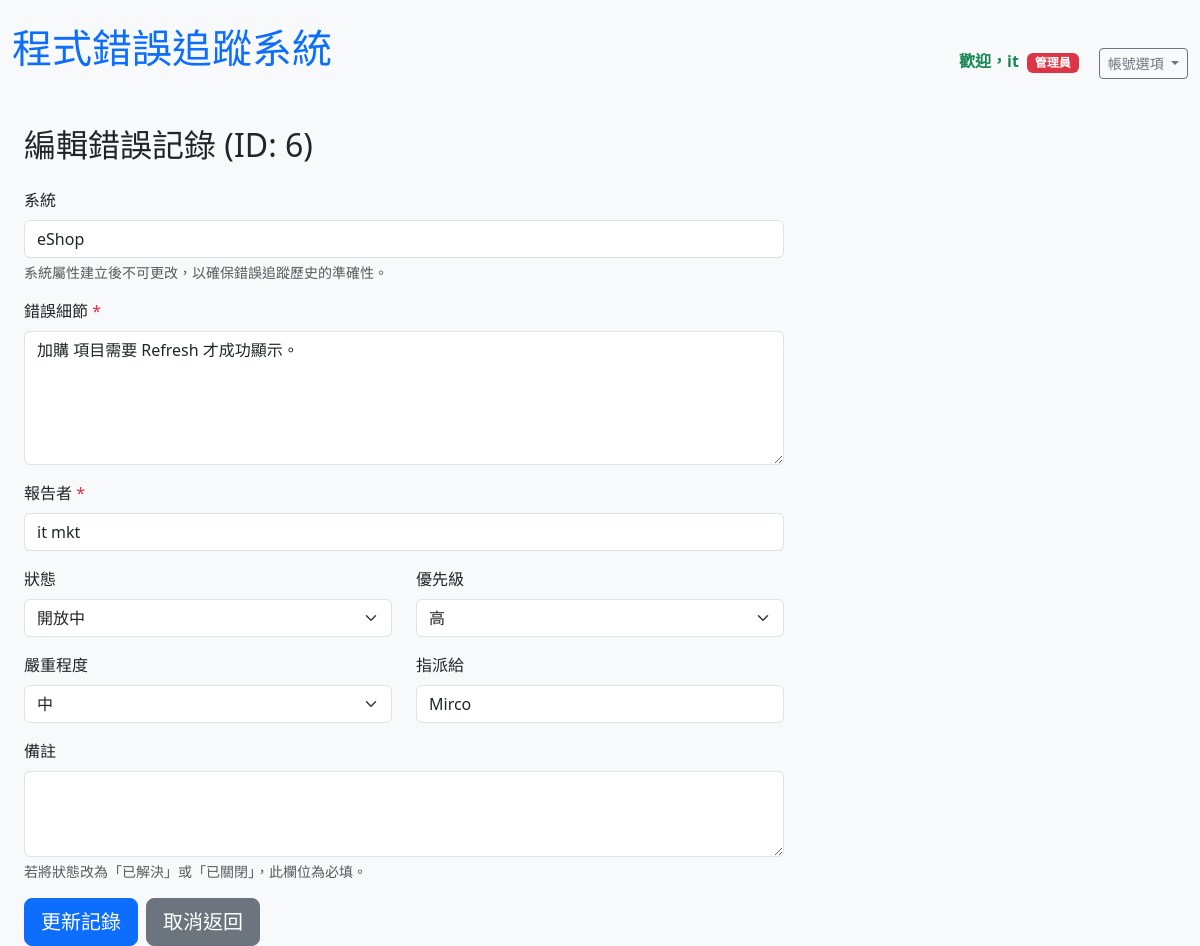
The page /edit/6 (signed in) on the database its author committed.
### tables this page shows
CREATE TABLE users (
    id INTEGER PRIMARY KEY AUTOINCREMENT,
    username TEXT UNIQUE NOT NULL,
    password_hash TEXT NOT NULL,
    is_admin BOOLEAN DEFAULT 0
);

CREATE TABLE bugs (
    id INTEGER PRIMARY KEY AUTOINCREMENT,
    report_date DATETIME DEFAULT CURRENT_TIMESTAMP,  -- 報告時間，自動填入目前時間
    system TEXT NOT NULL,                            -- 系統或模組名稱
    bug_details TEXT NOT NULL,                       -- 錯誤詳細描述
    reported_by TEXT NOT NULL,                       -- 報告者
    status TEXT DEFAULT '開放中',                     -- 狀態：開放中、處理中、已解決、已關閉
    priority TEXT DEFAULT '中',                      -- 優先級：低、中、高
    severity TEXT DEFAULT '中',                      -- 嚴重程度：輕微、中、重大、嚴重
    assigned_to TEXT,                                -- 指派給誰（可為空）
    resolution_date DATETIME,                        -- 解決時間
    notes TEXT                                       -- 備註或更新記錄
, reported_by_user_id INTEGER REFERENCES users(id));

### app.py (the view, shortened to what this page needs)
@app.route('/edit/<int:id>', methods=['GET', 'POST'])
def edit_bug(id):
    user = get_current_user()
    if not user:
        flash('請先登入才能編輯記錄！', 'error')
        return redirect(url_for('login'))
    conn = get_db_connection()
    bug = conn.execute('SELECT * FROM bugs WHERE id = ?', (id,)).fetchone()
    conn.close()
    if bug is None:
        flash('找不到該錯誤記錄！')
        return redirect(url_for('index'))
    if bug['status'] in ['已解決', '已關閉']:
        flash(f'此錯誤記錄已「{bug["status"]}」，無法再進行編輯！', 'error')
        return redirect(url_for('index'))
    if not can_edit_or_delete(bug, user):
        flash('您沒有權限編輯此記錄！', 'error')
        return redirect(url_for('index'))
    return render_template('edit.html', bug=bug, user=user)

### app.py (called while the page is built)
def get_db_connection():
    conn = sqlite3.connect('bug_tracker.db')
    conn.row_factory = sqlite3.Row
    return conn

def get_current_user():
    if 'user_id' not in session:
        return None
    conn = get_db_connection()
    user = conn.execute('SELECT * FROM users WHERE id = ?', (session['user_id'],)).fetchone()
    conn.close()
    return user

def is_admin(user):
    return user['is_admin'] == 1 if user else False

def can_edit_or_delete(bug, user):
    if not user:
        return False
    if is_admin(user):
        return True
    return bug['reported_by_user_id'] == user['id']

### templates/edit.html (shortened to what this page needs)
{% extends "base.html" %}
{% block content %}
<div class="container mt-4">
    <h2 class="mb-4">編輯錯誤記錄 (ID: {{ bug['id'] }})</h2>
    <form method="POST">
        <div class="row">
            <div class="col-md-8">
                <div class="mb-3">
                    <label class="form-label">系統</label>
                    <input type="text" class="form-control" value="{{ bug['system'] }}" readonly>
                    <div class="form-text text-muted">
                        系統屬性建立後不可更改，以確保錯誤追蹤歷史的準確性。
                    </div>
                </div>
                <div class="mb-3">
                    <label for="bug_details" class="form-label">錯誤細節 <span class="text-danger">*</span></label>
                    <textarea class="form-control" id="bug_details" name="bug_details" rows="5" required>{{ bug['bug_details'] }}</textarea>
                </div>
                <div class="mb-3">
                    <label for="reported_by" class="form-label">報告者 <span class="text-danger">*</span></label>
                    <input type="text" class="form-control" id="reported_by" name="reported_by" value="{{ bug['reported_by'] }}" required>
                </div>
                <div class="row">
                    <div class="col-md-6">
                        <div class="mb-3">
                            <label for="status" class="form-label">狀態</label>
                            <select class="form-select" id="status" name="status">
                                <option value="開放中" {% if bug['status'] == '開放中' %}selected{% endif %}>開放中</option>
                            </select>
                        </div>
                    </div>
                    <div class="col-md-6">
                        <div class="mb-3">
                            <label for="priority" class="form-label">優先級</label>
                            <select class="form-select" id="priority" name="priority">
                                <option value="高" {% if bug['priority'] == '高' %}selected{% endif %}>高</option>
                            </select>
                        </div>
                    </div>
                </div>
                <div class="row">
                    <div class="col-md-6">
                        <div class="mb-3">
                            <label for="severity" class="form-label">嚴重程度</label>
                            <select class="form-select" id="severity" name="severity">
                                <option value="中" {% if bug['severity'] == '中' %}selected{% endif %}>中</option>
                            </select>
                        </div>
                    </div>
                    <div class="col-md-6">
                        <div class="mb-3">
                            <label for="assigned_to" class="form-label">指派給</label>
                            <input type="text" class="form-control" id="assigned_to" name="assigned_to" value="{{ bug['assigned_to'] or '' }}">
                        </div>
                    </div>
                </div>
                <div class="mb-3">
                    <label for="notes" class="form-label">備註</label>
                    <textarea class="form-control" id="notes" name="notes" rows="3">{{ bug['notes'] or '' }}</textarea>
                    <div class="form-text">若將狀態改為「已解決」或「已關閉」，此欄位為必填。</div>
                </div>
                <div class="d-flex gap-2">
                    <button type="submit" class="btn btn-primary btn-lg">更新記錄</button>
                    <a href="{{ url_for('index') }}" class="btn btn-secondary btn-lg">取消返回</a>
                </div>
            </div>
        </div>
    </form>
</div>
{% endblock %}

### templates/base.html (shortened to what this page needs)
<!DOCTYPE html>
<html lang="zh-TW">
<head>
    <link href="https://cdn.jsdelivr.net/npm/bootstrap@5.3.3/dist/css/bootstrap.min.css" rel="stylesheet">
</head>
<body>
    <div class="container mt-4">
        <div class="d-flex justify-content-between align-items-center mb-4">
            <h1>程式錯誤追蹤系統</h1>
            <div>
                {% if user %}
                    <span class="me-3 text-success fw-bold">
                        歡迎，{{ user['username'] }}
                        {% if user['is_admin'] %}<span class="badge bg-danger ms-1">管理員</span>{% endif %}
                    </span>
                    <div class="btn-group" role="group">
                        <button type="button" class="btn btn-outline-secondary btn-sm dropdown-toggle" data-bs-toggle="dropdown" aria-expanded="false">
                            帳號選項
                        </button>
                    </div>
                {% else %}
                    <a href="{{ url_for('login') }}" class="btn btn-outline-primary btn-sm">登入</a>
                {% endif %}
            </div>
        </div>
        {% block content %}{% endblock %}
    </div>
</body>
</html>

### templates/base.html (style rules this page uses)
body { background-color: #f8f9fa; }
.container { max-width: 1200px; }
h1 { margin-bottom: 30px; color: #0d6efd; }

### rows shown on the page
users: username "it"
bugs: id "6", system "eShop", bug_details "加購 項目需要 Refresh 才成功顯示。", reported_by "it mkt", status "開放中", priority "高", severity "中", assigned_to "Mirco"
